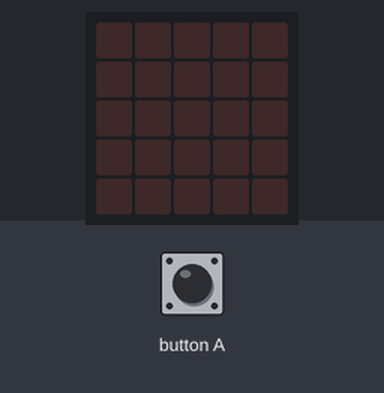
Simulated run of this program. Board: BBC micro:bit running MicroPython. On the bench: the board's 5×5 LED display. The test bench sets the inputs (shaded band).

Above: at 1.2 s.
1.3 s: button A pressed for 0.15 s
At 1.44 s:
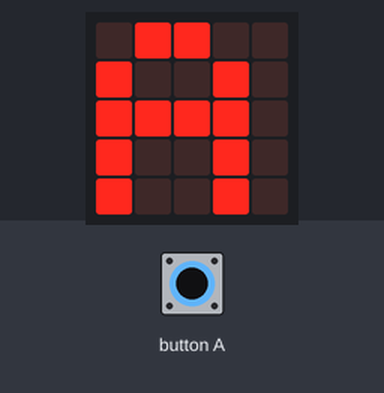
3.0 s: button A pressed for 3.2 s
Timing chart, 0 to 6.0 s (numbered marks = the images above; inputs shaded):
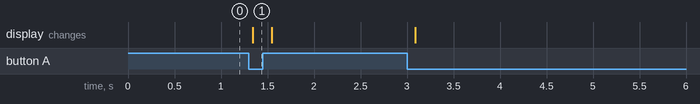

Measured:
- after the input at 1.3 s, the display: changes at once (image 1)

The program:

one_button_microbit.py
```python
# one_button_microbit.py

'''
Description: Demonstrate one button.
'''

# Import modules
from microbit import *

# Run loop forever
while True:
    if button_a.is_pressed(): # If button a is pressed
        display.show('A')     # Show happy face
    else: # Otherwise
        display.clear()       # Clear display
    sleep(100)                # Wait 0.1 seconds
```
